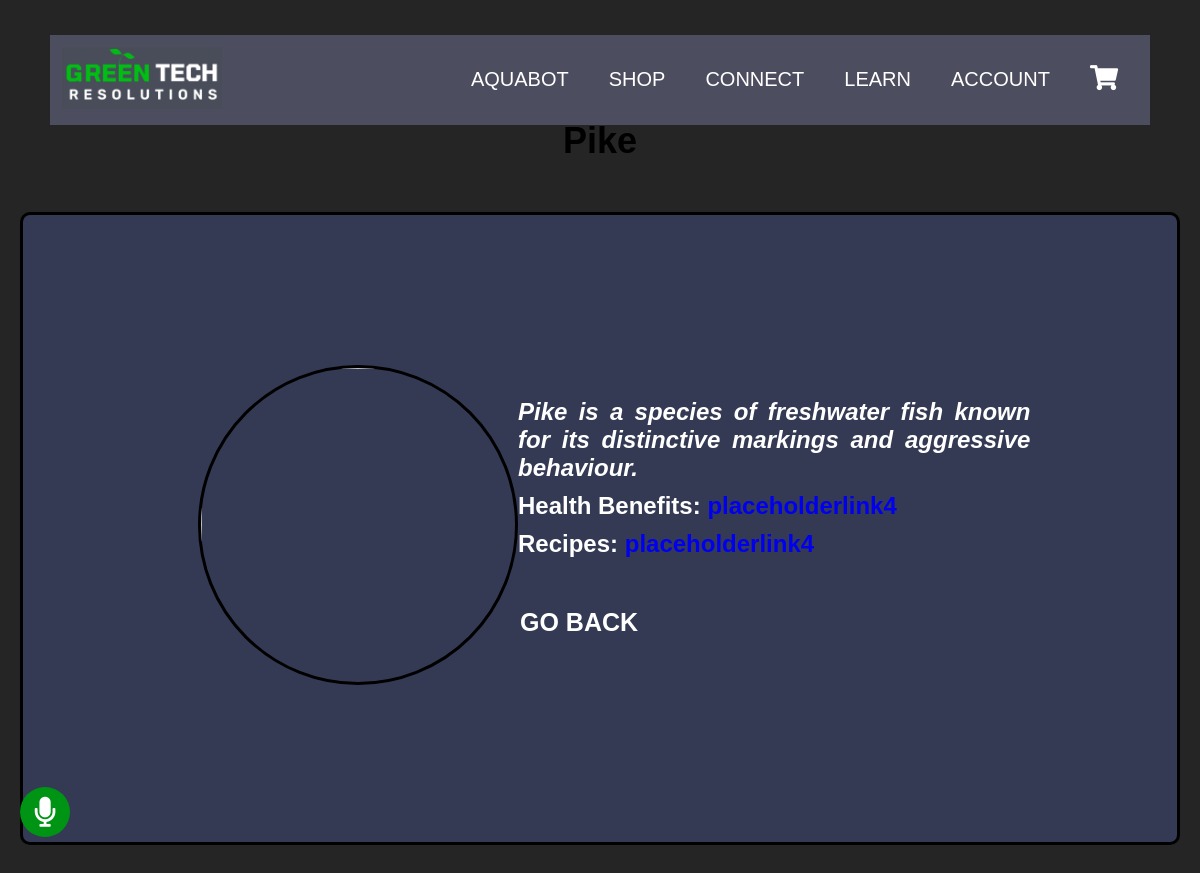
The app's page /greentech_resolutions/fish_details.php?id=4 (signed in) with its own data.
### tables this page shows
CREATE TABLE `fish_details` (
  `fish_details_id` int NOT NULL,
  `fish_name` varchar(250) DEFAULT NULL,
  `description` varchar(500) DEFAULT NULL,
  `image` varchar(500) DEFAULT NULL,
  `health_benefits` varchar(1000) DEFAULT NULL,
  `recipe` varchar(1000) DEFAULT NULL
);

### greentech_resolutions/fish_details.php (the view, shortened to what this page needs)
<!DOCTYPE html>
<html>
    <head>
        <link rel="stylesheet" href="style.css">
    </head>
    <body>
        <header>
           <?php
                include 'menu.php';
            ?>
        </header>
        <div class="hero">
            <?php
                $connect = new mysqli(DB_HOST,DB_USER,DB_PASSWORD,DB_NAME);
                if(isset($_GET['id'])){
                    $id = $_GET['id'];
                    $statement=$connect->prepare("
                    SELECT
                    *
                    FROM
                    fish_details
                    WHERE
                    fish_details_id = ?
                    ");
                    $statement->bind_param("i",$id);
                    $statement->execute();
                    $result=$statement->get_result();
                    if($result->num_rows>0){
                            $row=$result->fetch_assoc();
                            echo    "<h1>" . $row["fish_name"] . "</h1>";
                            echo    "<div class='product_details_page'>";
                            echo        "<div class='product_details_image_box'>";
                            echo            "<img class='product_details_img' src='" . $row["image"] . "' />";
                            echo        "</div>";
                            echo        "<div class='product_details_info'>";
                            $long_description =preg_split('/(?<=[.?!])\s+/',$row["description"]);
                            echo            "<ul>";
                            foreach ($long_description as $description){
                                echo            "<li class='product_details_description'><i>{$description}</i></li>";
                            }
                            echo            "</ul>";
                            echo "<p class='product_details_description'>Health Benefits: <a href='" . $row["health_benefits"] . "' target='_blank'>" . $row["health_benefits"] . "</a></p>";
                            echo "<p class='product_details_description'>Recipes: <a href='" . $row["recipe"] . "' target='_blank'>" . $row["recipe"] . "</a></p>";
                            echo            "<br><div><a  href='learn.php' class='back_to_products' style='margin:10px -10px;'>GO BACK</a></div>";
                            echo        "</div>";
                            echo    "</div>";
                    } else{
                        echo        "<div class='center-text'>";
                        echo            "<h2 style='color:#09BA20;'>Fish was not found.</h2>";
                        echo        "</div>";
                    }
                } else{
                    echo "<div class='center-text'>";
                    echo    "<h2 style='color:#09BA20;'>Invalid request</h2>";
                    echo "</div>";
                }
            ?>
        </div>
    </body>
</html>

### greentech_resolutions/style.css (style rules this page uses)
* { margin: 0; padding: 0; box-sizing: border-box; font-family: Arial, Helvetica, sans-serif; text-transform: none; text-decoration: none; }
body { margin-top: 100px; background-color: #252525; }
header { position: absolute; top:35px; left:50px; right:50px; background: #4C4D5E; padding:0px 1%; display: flex; align-items: center; justify-content: space-between; z-index: 1000; height: 90px; }
.hero { height: calc(100vh - 18.5px); justify-content: center; align-items: center; padding: 20px; }
.hero h1 { color: #ffffff; font-size: 3vw; margin-bottom: 20px; }
.product_details_page { display: flex; justify-content: space-between; align-items: center; margin-top: 50px; background: #343A54; padding: 150px; border: 3px solid black; border-radius: 10px; }
.product_details_image_box { flex: 0 0 40%; }
.product_details_img { width:20em; max-width: 20em; height: 20em; border-radius: 200px; margin-left:25px; border: 3px solid rgb(0, 0, 0); }
.product_details_info { flex: 0 0 60%; display: flex; flex-direction: column; justify-content: center; }
.product_details_description { font-size:1.5em; font-weight: bolder; color: rgb(255, 255, 255); margin-bottom: 10px; text-align: justify; }
.back_to_products { display: block; padding:12px; color:rgb(255, 255, 255); font-size: 25px; font-weight: bolder; margin-top: -20px; text-decoration: none; margin-left:50px; }

### greentech_resolutions/fish_details.php (style rules this page uses)
.hero h1 { text-align: center; color:black; }
.product_details_info ul li { list-style-type: none; }

### records on screen
fish_details: fish_name "Pike", description "Pike is a species of freshwater fish known for its distinctive markings and aggressive behaviour.", health_benefits "placeholderlink4", recipe "placeholderlink4"
